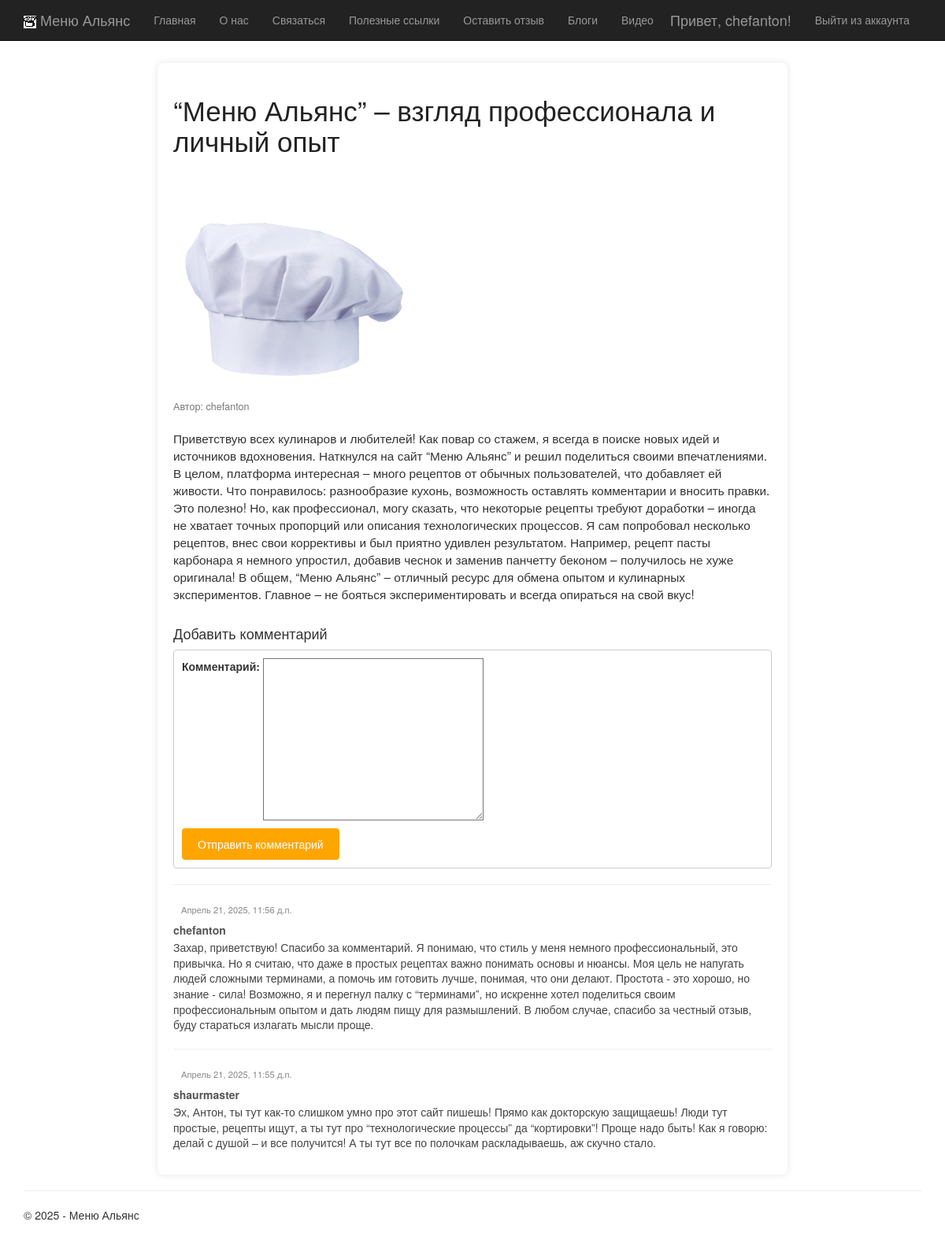
Page /blogpost/9/ (signed in) on the committed database.
### app/models.py (models this page shows, shortened)
class Blog(models.Model):
    title = models.CharField(max_length=100, verbose_name="Заголовок")
    description = models.TextField(verbose_name="Краткое содержание")
    content = models.TextField(verbose_name="Полное содержание")
    posted = models.DateTimeField(default=timezone.now, db_index=True, verbose_name="Опубликована")
    pub_date = models.DateTimeField(default=timezone.now, verbose_name="Дата публикации")
    image = models.FileField(default = 'temp.jpg', verbose_name = "Путь")
    author = models.ForeignKey(User, on_delete=models.CASCADE, verbose_name="Автор", blank=True, null=True)
    class Meta:
        db_table = "Posts"
        ordering = ["-posted"]
        verbose_name = "статья блога"
        verbose_name_plural = "статьи блога"

class Comment(models.Model):
    post = models.ForeignKey(Blog, on_delete=models.CASCADE, verbose_name="Статья")
    text = models.TextField(verbose_name = "Текст комментария")
    date = models.DateTimeField(default = timezone.now, verbose_name = "Дата комментария")
    author = models.ForeignKey(User, on_delete=models.CASCADE, verbose_name="Автор", blank=True, null=True)
    class Meta:
        db_table = "Comments"
        verbose_name = "комментарий"
        verbose_name_plural = "комментарии"

### app/views.py (the view)
# urls.py: path('blogpost/<int:parametr>/', views.blogpost, name='blogpost'),
def blogpost(request, parametr):
    assert isinstance(request, HttpRequest)
    post1 = get_object_or_404(Blog, id=parametr)
    comments = Comment.objects.filter(post=post1).order_by('-date')
    if request.method == "POST":
        form = CommentForm(request.POST)
        if form.is_valid():
            comment = form.save(commit=False)
            comment.post = post1
            comment.author = request.user
            comment.date = datetime.now()
            comment.save()
            return redirect('blogpost', parametr=post1.id)
    else:
        form = CommentForm()
    context = {
        'post1': post1,
        'year': datetime.now().year,
        'comments': comments,
        'form': form,
    }
    return render(request, 'app/blogpost.html', context)

### app/forms.py
class CommentForm(forms.ModelForm):
    class Meta:
        model = Comment # используемая модель
        fields = ('text',) # требуется заполнить только поле text
        labels = {'text': 'Комментарий'} # метка к полю формы text

### app/templates/app/blogpost.html (shortened to what this page needs)
{% extends "app/layout.html" %}
{% block content %}
<div class="blogpost-container">
<h2 class="blogpost-title"> {{post1.title}} </h2>
<img src="{{post1.image.url}}" alt="{{ blog.title }}" style="max-width: 300px;">
<p class="blogpost-date"> Автор: {{ post1.author.username }} </p>
<p class="blogpost-content"> {{post1.content|linebreaksbr}} </p>
{% if user.is_authenticated %}
<h4>Добавить комментарий</h4>
<form method="POST" class="comment-field">
    <div>
        {{form.as_p}}
        <button type="submit" class="commentbtn"> Отправить комментарий </button>
    </div>
</form>
{% else %}
<h3> Для добавления своего комментария, пожалуйста, авторизуйтесь </h3>
{% endif %}
{% for comment in comments %}
<hr />
<div class="comment-list">
<h7 class="comment-date"> {{comment.date}} </h7>
<h5 class="comment-author"> {{comment.author}} </h5>
<p class="comment-content"> {{comment.text|linebreaksbr}} </p>
    </div>
{% endfor %}
    </div>
{% endblock %}

### app/templates/app/loginpartial.html (shortened to what this page needs)
{% if user.is_authenticated %}
<form id="logoutForm" action="/logout/" method="post" class="navbar-right">
    <ul class="nav navbar-nav navbar-right">
        <li><span class="navbar-brand">Привет, {{ user.username }}!</span></li>
        <li><a href="javascript:document.getElementById('logoutForm').submit()">Выйти из аккаунта</a></li>
    </ul>
</form>
{% else %}
<ul class="nav navbar-nav navbar-right">
    <li><a href="{% url 'login' %}">Войти в аккаунт</a></li>
    <li><a href="{% url 'registration' %}">Зарегестрироваться</a></li>
</ul>
{% endif %}

### app/static/app/content/site.css (style rules this page uses)
body { padding-top: 80px; padding-bottom: 20px; }
input, select, textarea { max-width: 280px; }
.blogpost-container { max-width: 800px; margin: 0 auto; background-color: #fff; padding: 20px; border-radius: 8px; box-shadow: 0 0 10px rgba(0, 0, 0, 0.1); }
.blogpost-title { font-size: 2.5em; margin-bottom: 10px; color: #222; }
.blogpost-date { font-size: 0.9em; color: #777; margin-bottom: 20px; }
.blogpost-content { font-size: 1.1em; margin-bottom: 30px; }
.comment-field { width: 100%; padding: 10px; margin-bottom: 15px; border: 1px solid #ccc; border-radius: 4px; font-size: 1em; }
.commentbtn { background-color: orange; color: white; padding: 10px 20px; border: none; border-radius: 4px; cursor: pointer; font-size: 1em; }
.comment-list { margin-top: 20px; list-style: none; padding: 0; }
.comment-author { font-weight: bold; margin-bottom: 5px; color: #555; }
.comment-date { font-size: 0.8em; color: #888; margin-left: 10px; }
.comment-content { font-size: 1em; line-height: 1.4; color: #444; }

### rows in the picture
Blog: title "“Меню Альянс” – взгляд профессионала и личный опыт", image (picture), author.username "chefanton", content "Приветствую всех кулинаров и любителей! Как повар со стажем, я всегда в поиске новых идей и источников вдохновения. Наткнулся на сайт “Меню Альянс” и решил поделиться своими впечатлениями. В целом, платформа интересная – много рецептов от обычных пользователей, что добавляет ей живости. Что понравилось: разнообразие кухонь, возможность оставлять комментарии и вносить правки. Это полезно! Но, как профессионал, могу сказать, что некоторые рецепты требуют доработки – иногда не хватает точных пропорций или описания технологических процессов. Я сам попробовал несколько рецептов, внес свои коррективы и был приятно удивлен результатом. Например, рецепт пасты карбонара я немного упростил, добавив…"
Comment: date "Апрель 21, 2025, 11:56 д.п.", author "chefanton", text "Захар, приветствую! Спасибо за комментарий. Я понимаю, что стиль у меня немного профессиональный, это привычка. Но я считаю, что даже в простых рецептах важно понимать основы и нюансы. Моя цель не напугать людей сложными терминами, а помочь им готовить лучше, понимая, что они делают. Простота - это хорошо, но знание - сила! Возможно, я и перегнул палку с “терминами”, но искренне хотел поделиться своим профессиональным опытом и дать людям пищу для размышлений. В любом случае, спасибо за честный отзыв, буду стараться излагать мысли проще."
Comment: date "Апрель 21, 2025, 11:55 д.п.", author "shaurmaster", text "Эх, Антон, ты тут как-то слишком умно про этот сайт пишешь! Прямо как докторскую защищаешь! Люди тут простые, рецепты ищут, а ты тут про “технологические процессы” да “кортировки”! Проще надо быть! Как я говорю: делай с душой – и все получится! А ты тут все по полочкам раскладываешь, аж скучно стало."

### other values in the picture
{{ user.username }} "chefanton"
